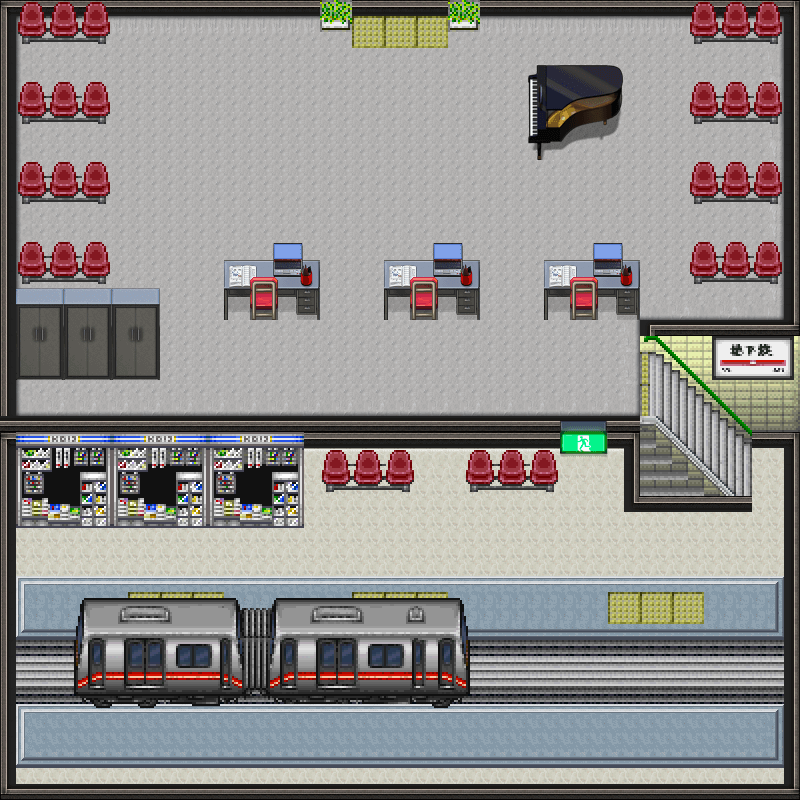

This is a level from a 2D game, rendered from its Tiled map with the project's own tilesets. A one-line summary and the map file follow, with tile-layer data summarised:
An orthogonal 50x50 tile map with 16x16 px tiles, 6 tile layers (floor, backgound, walls, elements, ...), 7 tilesets and 69 objects (67x collision, exit_train_station, spawn_train_station).

<map version="1.10" tiledversion="1.10.1" orientation="orthogonal" renderorder="right-down" width="50" height="50" tilewidth="16" tileheight="16" infinite="0" nextlayerid="8" nextobjectid="75">
 <tileset firstgid="1" source="Train1.tsx" />
 <tileset firstgid="1025" source="Train2.tsx" />
 <tileset firstgid="2049" source="curch_wall.tsx" />
 <tileset firstgid="4209" source="floor_church.tsx" />
 <tileset firstgid="5937" source="sch_D.tsx" />
 <tileset firstgid="8241" source="house_real.tsx" />
 <tileset firstgid="10545" source="inside_house.tsx" />
 <layer id="1" name="floor" width="50" height="50">
  <data>[2500 cells, 2360 non-empty, 50 distinct tile ids]</data>
 </layer>
 <layer id="6" name="backgound" width="50" height="50">
  <data>[2500 cells, 60 non-empty, 1 distinct tile ids]</data>
 </layer>
 <layer id="2" name="walls" width="50" height="50">
  <data>[2500 cells, 591 non-empty, 47 distinct tile ids]</data>
 </layer>
 <layer id="3" name="elements" width="50" height="50">
  <data>[2500 cells, 743 non-empty, 253 distinct tile ids]</data>
 </layer>
 <layer id="4" name="little elements" width="50" height="50">
  <data>[2500 cells, 63 non-empty, 45 distinct tile ids]</data>
 </layer>
 <layer id="5" name="top" width="50" height="50">
  <data>[2500 cells, 76 non-empty, 44 distinct tile ids]</data>
 </layer>
 <objectgroup id="7" name="Objects">
  <object id="1" name="collision" x="0" y="-0.5" width="798" height="18.5" />
  <object id="2" name="exit_train_station" x="352.5" y="17.5" width="95.5" height="30.5" />
  <object id="3" name="spawn_train_station" x="399.5" y="61">
   <point />
  </object>
  <object id="4" name="collision" x="451" y="18" width="26.5" height="13.5" />
  <object id="5" name="collision" x="321" y="18.5" width="27.5" height="12.5" />
  <object id="6" name="collision" x="537.5" y="65" width="84" height="58.5" />
  <object id="7" name="collision" x="529" y="73" width="34" height="67.5" />
  <object id="8" name="collision" x="563.5" y="122.5" width="11.5" height="12.5" />
  <object id="9" name="collision" x="536" y="140" width="7" height="21.5" />
  <object id="10" name="collision" x="695" y="82" width="84" height="21" />
  <object id="11" name="collision" x="783.5" y="17" width="15.5" height="783" />
  <object id="12" name="collision" x="640.5" y="319.5" width="157.5" height="33.5" />
  <object id="13" name="collision" x="662.5" y="352" width="122.5" height="11" />
  <object id="14" name="collision" x="672.5" y="362.5" width="110" height="9.5" />
  <object id="15" name="collision" x="679.5" y="371" width="104" height="7.5" />
  <object id="16" name="collision" x="689" y="378.5" width="95" height="10" />
  <object id="17" name="collision" x="695" y="387" width="93.5" height="8" />
  <object id="18" name="collision" x="703.5" y="394.5" width="78" height="9.5" />
  <object id="19" name="collision" x="711.5" y="402.5" width="73" height="9" />
  <object id="20" name="collision" x="720" y="410.5" width="62" height="7.5" />
  <object id="21" name="collision" x="728" y="417.5" width="53" height="7.5" />
  <object id="22" name="collision" x="735" y="424.5" width="48.5" height="8.5" />
  <object id="23" name="collision" x="743.5" y="432.5" width="41" height="8" />
  <object id="24" name="collision" x="753" y="438.5" width="29" height="8.5" />
  <object id="25" name="collision" x="623.5" y="495" width="128" height="14.5" />
  <object id="26" name="collision" x="623.5" y="488.5" width="108" height="6.5" />
  <object id="28" name="collision" x="625.5" y="416" width="29" height="70" />
  <object id="31" name="collision" x="652" y="482" width="71" height="2.5" />
  <object id="32" name="collision" x="653.5" y="484.25" width="71" height="2.5" />
  <object id="33" name="collision" x="646.5" y="478.25" width="71" height="2.5" />
  <object id="34" name="collision" x="644" y="474.25" width="71" height="2.5" />
  <object id="35" name="collision" x="640.5" y="470.75" width="71" height="2.5" />
  <object id="36" name="collision" x="636.5" y="467.75" width="71" height="2.5" />
  <object id="37" name="collision" x="633" y="462.75" width="71" height="2.5" />
  <object id="38" name="collision" x="628" y="458.75" width="71" height="2.5" />
  <object id="39" name="collision" x="625" y="454.25" width="71" height="3.5" />
  <object id="40" name="collision" x="641.5" y="451.75" width="53.5" height="2.5" />
  <object id="42" name="collision" x="636.25" y="447.75" width="53.5" height="2.5" />
  <object id="43" name="collision" x="632.75" y="444.75" width="53.5" height="2.5" />
  <object id="44" name="collision" x="629.75" y="440.75" width="53.5" height="2.5" />
  <object id="45" name="collision" x="626" y="434.75" width="49.5625" height="2.5" />
  <object id="46" name="collision" x="629.625" y="431.313" width="42" height="2.5" />
  <object id="47" name="collision" x="626.375" y="428.438" width="44" height="2.5" />
  <object id="48" name="collision" x="626.063" y="425.938" width="41.875" height="2.5" />
  <object id="49" name="collision" x="625.938" y="424" width="40.0625" height="2.5" />
  <object id="50" name="collision" x="625.625" y="422.063" width="38.125" height="2.5" />
  <object id="51" name="collision" x="625.75" y="420.25" width="36.25" height="2.5" />
  <object id="52" name="collision" x="625.438" y="418.25" width="34.5" height="2.5" />
  <object id="53" name="collision" x="625.375" y="416" width="32.375" height="2.5" />
  <object id="54" name="collision" x="626.125" y="437.813" width="53.5" height="2.5" />
  <object id="55" name="collision" x="-0.5" y="416.5" width="623" height="31" />
  <object id="56" name="collision" x="0.5" y="446" width="303.5" height="80.5" />
  <object id="57" name="collision" x="320" y="448" width="94" height="18.5" />
  <object id="58" name="collision" x="464.5" y="447.5" width="92" height="20.5" />
  <object id="59" name="collision" x="561" y="443.5" width="44.5" height="8" />
  <object id="60" name="collision" x="0" y="18" width="15" height="395" />
  <object id="61" name="collision" x="14.5" y="81" width="92.5" height="15" />
  <object id="63" name="collision" x="15" y="162" width="95.5" height="17" />
  <object id="64" name="collision" x="13.5" y="242.5" width="92.5" height="14" />
  <object id="65" name="collision" x="16" y="321.5" width="143" height="57.5" />
  <object id="66" name="collision" x="223.5" y="259.5" width="96.5" height="58.5" />
  <object id="67" name="collision" x="384" y="260" width="95" height="59" />
  <object id="68" name="collision" x="544" y="260" width="94.5" height="56.5" />
  <object id="69" name="collision" x="690" y="241.5" width="90.5" height="18.5" />
  <object id="70" name="collision" x="690" y="161.5" width="91" height="18" />
  <object id="71" name="collision" x="18.6667" y="634.667" width="763.333" height="70.3333" />
  <object id="72" name="collision" x="77.6667" y="625" width="390.333" height="9.66667" />
  <object id="73" name="collision" x="0" y="526" width="15.3333" height="271.333" />
  <object id="74" name="collision" x="16" y="703.667" width="767.667" height="97" />
 </objectgroup>
</map>
